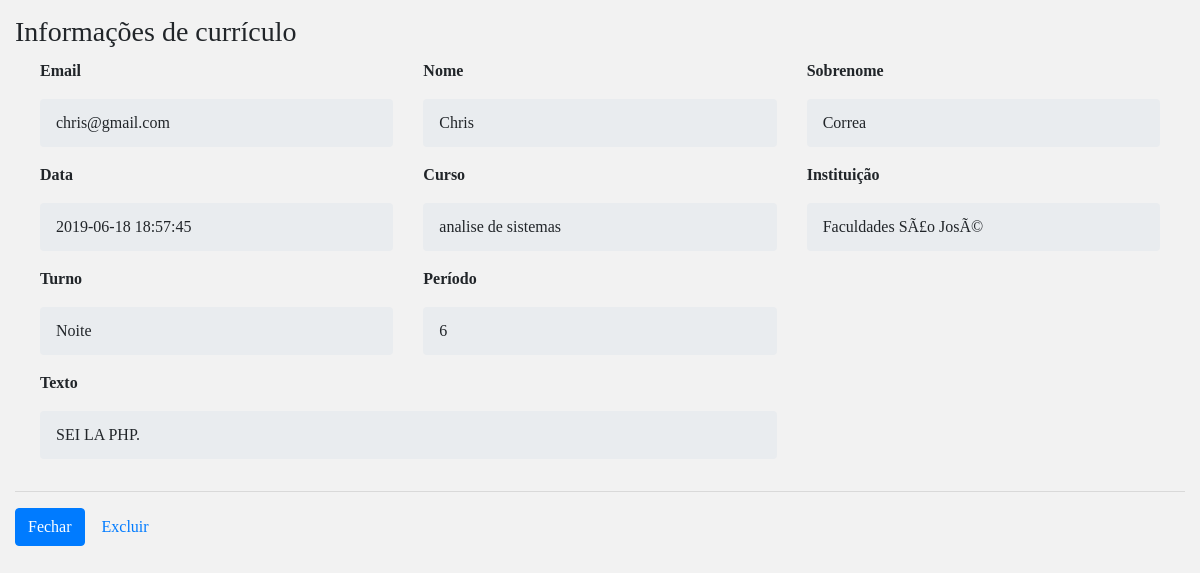
The app's page /info-curriculo.php with its own data.
### tables this page shows
CREATE TABLE IF NOT EXISTS `formulario` (
  `id` int(11) NOT NULL AUTO_INCREMENT,
  `email` varchar(150) NOT NULL,
  `senha` varchar(100) NOT NULL,
  `nome` varchar(150) NOT NULL,
  `sobrenome` varchar(150) NOT NULL,
  `celular` varchar(150) NOT NULL,
  `telefone` varchar(150) NOT NULL,
  `endereco` varchar(150) NOT NULL,
  `numero` varchar(150) NOT NULL,
  `bairro` varchar(150) NOT NULL,
  `cidade` varchar(150) NOT NULL,
  `estado` varchar(150) NOT NULL,
  `tipo` int(2) NOT NULL,
  `data_de_cadastro` datetime NOT NULL DEFAULT CURRENT_TIMESTAMP,
  PRIMARY KEY (`id`),
  UNIQUE KEY `email` (`email`)
);

CREATE TABLE IF NOT EXISTS `curriculo` (
  `id` int(11) NOT NULL AUTO_INCREMENT,
  `nome_cur` varchar(50) DEFAULT NULL,
  `sobrenome_cur` varchar(50) DEFAULT NULL,
  `sexo` varchar(50) DEFAULT NULL,
  `estado_civil` varchar(50) DEFAULT NULL,
  `curso` varchar(50) DEFAULT NULL,
  `instituicao` varchar(50) DEFAULT NULL,
  `turno` varchar(50) DEFAULT NULL,
  `periodo` int(11) DEFAULT NULL,
  `texto` varchar(100) DEFAULT NULL,
  `data_de_criacao` datetime DEFAULT CURRENT_TIMESTAMP,
  PRIMARY KEY (`id`)
);

### info-curriculo.php (the view, shortened to what this page needs)
<?php include_once('header.php'); ?>
<?php
    include_once 'Conexao.php';
    $sql = "SELECT id,email,nome,sobrenome,data_de_cadastro FROM formulario WHERE id = 7";
    $query = mysqli_query($conn, $sql);
    $qtd = mysqli_num_rows($query);
?>
 <div id="main" class="container-fluid" style="margin-top: 15px;">
  <h3 class="page-header">Informações de currículo</h3>
  <?php
         if($qtd>0){
      ?>
          <?php
                 while ($linha = mysqli_fetch_assoc($query)){
              ?>
  <div class="row" style="margin: 10px;">
    <div class="col-md-4">
      <p ><strong>Email</strong></p>
      <p class="breadcrumb"><?php echo $linha['email']; ?></p>
    </div>
  <div class="col-md-4">
      <p ><strong>Nome</strong></p>
      <p class="breadcrumb"><?php echo $linha['nome']; ?></p>
    </div>
  <div class="col-md-4">
      <p ><strong>Sobrenome</strong></p>
      <p class="breadcrumb"><?php echo $linha['sobrenome']; ?></p>
    </div>
    <div class="col-md-4">
      <p ><strong>Data</strong></p>
      <p class="breadcrumb"><?php echo $linha['data_de_cadastro']; ?></p>
    </div>
    <?php
               }
        ?>
         <?php
               } else{
        ?>
        <?php
               }
        ?>
  <?php
        $sql = "SELECT * FROM curriculo WHERE id = 1";
        $query = mysqli_query($conn, $sql);
        $qtd = mysqli_num_rows($query);
      ?>
     <?php
          if($qtd>0){
        ?>
          <?php
              while ($linha = mysqli_fetch_assoc($query)){
            ?>
  <div class="col-md-4">
      <p ><strong>Curso</strong></p>
      <p class="breadcrumb"><?php echo $linha['curso']; ?></p>
    </div>
  <div class="col-md-4">
      <p ><strong>Instituição</strong></p>
      <p class="breadcrumb"><?php echo $linha['instituicao']; ?></p>
    </div>
    <div class="col-md-4">
      <p ><strong>Turno</strong></p>
      <p class="breadcrumb"><?php echo $linha['turno']; ?></p>
    </div>
  <div class="col-md-4">
      <p ><strong>Período</strong></p>
      <p class="breadcrumb"><?php echo $linha['periodo']; ?></p>
    </div>
    <div class="col-md-8">
      <p  ><strong>Texto</strong></p>
      <p class="breadcrumb"> <?php echo $linha['texto']; ?> </p>
    </div>
 </div>
  <?php
                       }
                ?>
                 <?php
                       } else{
                ?>
                <?php
                       }
                ?>
 <hr />
 <div id="actions" class="row">
   <div class="col-md-12">
     <a href="painel.php" class="btn btn-primary">Fechar</a>
   <a href="#" class="btn btn-default" data-toggle="modal" data-target="#delete-modal">Excluir</a>
   </div>
 </div>
 <?php include_once('footer.php'); ?>

### records on screen
formulario: email "chris@gmail.com", nome "Chris", sobrenome "Correa", data_de_cadastro "2019-06-18 18:57:45"
curriculo: curso "analise de sistemas", instituicao "Faculdades SÃ£o JosÃ©", turno "Noite", periodo "6", texto "SEI LA PHP."
